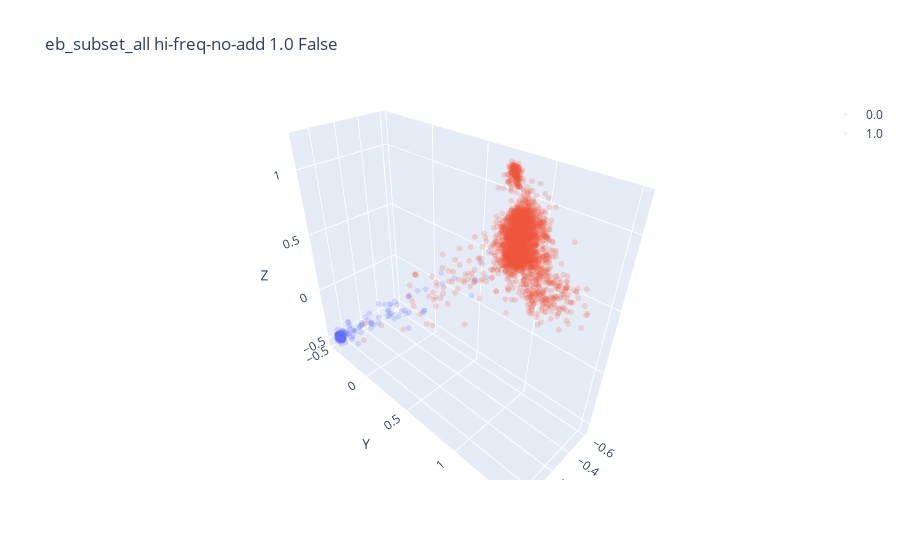

Notebook code cell kept with this figure:
### Code cell
data_name = 'eb_subset_all'
dist_mask = 'False'
noise_type = 'hi-freq-no-add'
noise_level = 1.0
savefolder = None
plot_x = False
# run_id = df[(df['cfg/data/name'] == 'eb') & (df['cfg/dimensions/latent'] == 3) & (df['cfg/data/root'] == '../data/negative_sampling_toy/True/') & (df['cfg/loss/weights/cycle'] == 1)]
run_id = df[(df['data.name'] == 'eb') & (df['cfg/loss/weights/cycle'] == 0.) & (df['cfg/data/root'] == '../data/negative_sampling_toy/False/') & (df['cfg/dimensions/latent'] == 3) & (df['cfg/loss/weights/dist'] > 10)][['run_id']]
assert len(run_id) == 1
run_id = run_id['run_id'].values[0]
run = api.run(f"{entity}/{project}/{run_id}")
folder_path = '../../src/wandb/'
cfg = OmegaConf.create(run.config)
folder_list = glob.glob(f"{folder_path}*{run.id}*")
ckpt_files = glob.glob(f"{folder_list[0]}/files/*.ckpt")
ckpt_path = ckpt_files[0]
cfg.data.root = '../' + cfg.data.root
model = Autoencoder.load_from_checkpoint(ckpt_path)
data = np.load(f"{cfg.data.root}/{cfg.data.name}{cfg.data.filetype}", allow_pickle=True)
with torch.no_grad():
    model.eval()
    x = torch.tensor(data['data'], dtype=torch.float32, device=model.device)
    z = model.encoder(x)
    xh = model.decoder(z)
    zh = model.encoder(xh)
zc = z.cpu().numpy()
filename = None
title = f'{data_name} {noise_type} {noise_level} {dist_mask}'
if savefolder is not None:
    pathlib.Path(savefolder).mkdir(parents=True, exist_ok=True)
    filename = f"{savefolder}/{title}.html"
scatter(zc, data['mask_x'], s=2, alpha=0.2, title=title, filename=filename).show()
if plot_x:
    title = f'[INPUT DATA] {title}'
    if savefolder is not None:
        filename = f"{savefolder}/{title}.html"
    scatter(x, data['mask_x'], s=2, alpha=0.2, title=title, filename=filename).show()
z = z[data['mask_x'].astype(bool)]

### Figure 1 — Plotly figure (JSON) as saved in the notebook; plotly's stock layout.template omitted (floating-point values rounded to 4 significant figures; data arrays with more than 128 entries replaced by an {"elided": "..."} marker saying what was removed)
{"data": [{"marker": {"color": 0, "colorscale": [[0, "#440154"], [0.1111, "#482878"], [0.2222, "#3e4989"], [0.3333, "#31688e"], [0.4444, "#26828e"], [0.5556, "#1f9e89"], [0.6667, "#35b779"], [0.7778, "#6ece58"], [0.8889, "#b5de2b"], [1, "#fde725"]], "opacity": 0.2, "size": 2}, "mode": "markers", "name": "0.0", "type": "scatter3d", "x": {"elided": "2400 float values"}, "y": {"elided": "2400 float values"}, "z": {"elided": "2400 float values"}}, {"marker": {"color": 1, "opacity": 0.2, "size": 2}, "mode": "markers", "name": "1.0", "type": "scatter3d", "x": {"elided": "3000 float values"}, "y": {"elided": "3000 float values"}, "z": {"elided": "3000 float values"}}], "layout": {"scene": {"xaxis": {"title": {"text": "X"}}, "yaxis": {"title": {"text": "Y"}}, "zaxis": {"title": {"text": "Z"}}}, "showlegend": true, "title": {"text": "eb_subset_all hi-freq-no-add 1.0 False"}}}
